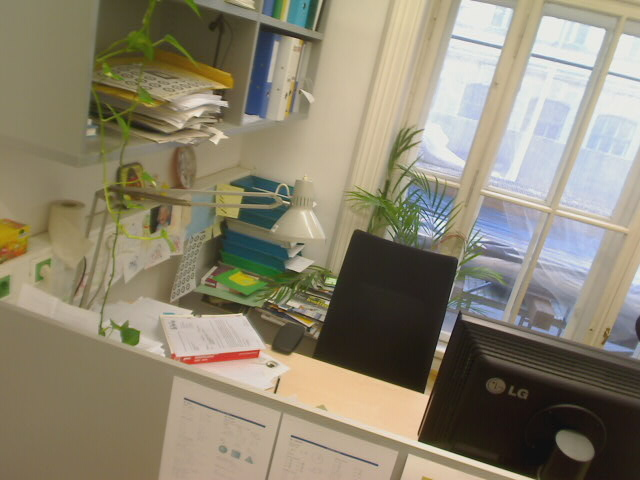
#> input picture assignment_2_code/desk/Image-00.jpg, 640 x 480 px
$ python main_harris_image.py
#> lines starting #> are read from the running program, lines starting #| are printed output that depends on the picture
### assignment_2_code/harris_corner.py
#!/usr/bin/env python3
# -*- coding: utf-8 -*-

""" Corner detection with the Harris corner detector

Author: Max Tamussino
MatrNr: 01611815
"""
import numpy as np
import cv2


def harris_corner(img, sigma1, sigma2, k, threshold):
    """ Detect corners using the Harris corner detector

    :param img: Grayscale input image
    :type img: np.ndarray with shape (height, width) with dtype = np.float32 and values in the range [0., 1.]

    :param sigma1: Sigma for the first Gaussian filtering
    :type sigma1: float

    :param sigma2: Sigma for the second Gaussian filtering
    :type sigma2: float

    :param k: Coefficient for harris formula
    :type k: float

    :param threshold: corner threshold
    :type threshold: float

    :return: (i_xx, i_yy, i_xy, g_xx, g_yy, g_xy, h_dense, h_nonmax, corners):
        i_xx: squared input image filtered with derivative of gaussian in x-direction
        i_yy: squared input image filtered with derivative of gaussian in y-direction
        i_xy: Multiplication of input image filtered with derivative of gaussian in x- and y-direction
        g_xx: i_xx filtered by larger gaussian
        g_yy: i_yy filtered by larger gaussian
        g_xy: i_xy filtered by larger gaussian
        h_dense: Result of harris calculation for every pixel. Array of same size as input image.
            Values normalized to 0-1
        h_nonmax: Binary mask of non-maxima suppression. Array of same size as input image.
            1 where values are NOT suppressed, 0 where they are.
        corners: n x 3 array containing all detected corners after thresholding and non-maxima suppression.
            Every row vector represents a corner with the elements [y, x, d]
            (d is the result of the harris calculation)
    :rtype: (np.ndarray, np.ndarray, np.ndarray, np.ndarray, np.ndarray, np.ndarray, np.ndarray, np.ndarray, np.ndarray)

    """

    ######################################################
    # Create first gaussian kernel with sigma1
    kernel_width1 = 2 * round(3 * sigma1) + 1
    kernel = cv2.getGaussianKernel(kernel_width1, sigma1)  # (kernel_width x 1)
    gauss1 = np.outer(kernel, kernel.transpose())  # (kernel_width x kernel_width)

    # Apply blurring to input image
    blurred = cv2.filter2D(img, -1, gauss1)

    # Compute derivative and squares/products needed
    i_x = np.gradient(blurred, axis=0)
    i_y = np.gradient(blurred, axis=1)
    i_xy = np.multiply(i_x, i_y)
    i_xx = np.square(i_x)
    i_yy = np.square(i_y)

    # Create second gaussian kernel with sigma2
    kernel_width2 = 2 * round(3 * sigma2) + 1
    kernel = cv2.getGaussianKernel(kernel_width2, sigma2)  # (kernel_width x 1)
    gauss2 = np.outer(kernel, kernel.transpose())  # (kernel_width x kernel_width)

    # Apply blurring to the derivatives
    g_xx = cv2.filter2D(i_xx, -1, gauss2)
    g_yy = cv2.filter2D(i_yy, -1, gauss2)
    g_xy = cv2.filter2D(i_xy, -1, gauss2)

    # Compute value R for all entries: det(M)-k*trace(M)^2
    # Note: M = ((g_xx, g_xy), (g_xy, g_yy))
    # Note: det(M) = g_xx * g_yy - g_xy * g_xy
    # Note: trace(M) = g_xx + g_yy
    h_dense = np.multiply(g_xx, g_yy) - np.square(g_xy) - k * np.square(g_xx + g_yy)
    h_dense /= np.max(h_dense)
    h_dense = np.where(h_dense >= threshold, h_dense, 0)

    # Create neighbour arrays to compare
    north = np.roll(h_dense, 1, 0)
    south = np.roll(h_dense, -1, 0)
    west = np.roll(h_dense, -1, 1)
    east = np.roll(h_dense, 1, 1)
    northwest = np.roll(h_dense, (1, -1), (0, 1))
    northeast = np.roll(h_dense, (1, 1), (0, 1))
    southwest = np.roll(h_dense, (-1, -1), (0, 1))
    southeast = np.roll(h_dense, (-1, 1), (0, 1))

    # Decision tree: where h_dense is greater than all neighbours, h_nonmax is 1
    inter_1 = np.logical_and(h_dense >= north, h_dense > south)
    inter_2 = np.logical_and(h_dense >= east, h_dense > west)
    inter_3 = np.logical_and(h_dense >= northeast, h_dense > southwest)
    inter_4 = np.logical_and(h_dense >= southeast, h_dense > northwest)
    inter_5 = np.logical_and(inter_1, inter_2)
    inter_6 = np.logical_and(inter_3, inter_4)
    inter_7 = np.logical_and(inter_5, inter_6)
    h_nonmax = np.where(inter_7, 1, 0)

    # Filter coordinates where h_nonmax != 0
    coordinates = np.argwhere(h_nonmax)

    # Initialise array with additional column
    corners = np.zeros((coordinates.shape[0], 3))

    # Assign first two columns with coordinates and third with value of R
    corners[:, [0, 1]] = coordinates
    corners[:, 2] = h_dense[coordinates[:, 0], coordinates[:, 1]]

    # Print number of found corners
    print(coordinates.shape[0])

    return i_xx, i_yy, i_xy, g_xx, g_yy, g_xy, h_dense, h_nonmax, corners
    ######################################################

### assignment_2_code/helper_functions.py
#!/usr/bin/env python3
# -*- coding: utf-8 -*-

"""
Machine Vision and Cognitive Robotics (376.054)
Exercise 2: Harris Corners
Clara Haider, Matthias Hirschmanner 2020
Automation & Control Institute, TU Wien

Tutors: machinevision@acin.tuwien.ac.at
"""
import numpy as np
import matplotlib.pyplot as plt
import cv2


def show_corners(img: np.ndarray,
                 i_xx: np.ndarray,
                 i_yy: np.ndarray,
                 i_xy: np.ndarray,
                 g_xx: np.ndarray,
                 g_yy: np.ndarray,
                 g_xy: np.ndarray,
                 h_dense: np.ndarray,
                 h_nonmax: np.ndarray,
                 corners: np.ndarray,
                 debug_corners: bool = False,
                 save_image: bool = False) -> None:
    """ Plot the corners in an image and optionally the intermediate steps

    :param img: Grayscale input image
    :param i_xx: squared input image filtered with derivative of gaussian in x-direction
    :param i_yy: squared input image filtered with derivative of gaussian in y-direction
    :param i_xy: Multiplication of input image filtered with derivative of gaussian in x- and y-direction
    :param g_xx: i_xx filtered by larger gaussian
    :param g_yy: i_yy filtered by larger gaussian
    :param g_xy: i_xy filtered by larger gaussian
    :param h_dense: Result of harris calculation for every pixel. Array of same size as input image.
            Values normalized to 0-1
    :param h_nonmax: Binary mask of non-maxima suppression. Array of same size as input image.
            1 where values are NOT suppressed, 0 where they are.
    :param corners: n x 3 matrix containing all detected corners after thresholding and non-maxima suppression.
            Every row vector represents a corner with the elements [y, x, d]
            (d is the result of the harris calculation)
    :param debug_corners: If True will also plot all intermediate images
    :param save_image: If True will save the figure
    :return: None
    """

    if not debug_corners:
        plt.imshow(img, cmap='gray')

        # plot red X at Corners
        plt.scatter(x=corners[:, 1], y=corners[:, 0], c='red', marker='x', lw=0.3)
        if save_image:
            plt.savefig('corners.png', dpi=300)
        plt.show()

    else:
        i_xx = i_xx / np.amax(i_xx)
        i_yy = i_yy / np.amax(i_yy)
        i_xy = i_xy / np.amax(i_xy)
        g_xx = g_xx / np.amax(g_xx)
        g_yy = g_yy / np.amax(g_yy)
        g_xy = g_xy / np.amax(g_xy)
        h_nonmax = h_nonmax / np.amax(h_nonmax)
        h_dense = h_dense / np.amax(h_dense)

        fig, ax = plt.subplots(3, 3, figsize=(20, 10))
        plt.subplot(3, 3, 1)
        plt.title("I")
        plt.imshow(img, cmap='gray')
        plt.scatter(x=corners[:, 1], y=corners[:, 0], c='red', marker='x', s=10, lw=0.3)

        plt.subplot(3, 3, 2)
        plt.title("Ixx")
        plt.imshow(i_xx, cmap='gray')

        plt.subplot(3, 3, 3)
        plt.title("Iyy")
        plt.imshow(i_yy, cmap='gray')

        plt.subplot(3, 3, 4)
        plt.title("Ixy")
        plt.imshow(i_xy, cmap='gray', vmin=0, vmax=1)

        plt.subplot(3, 3, 5)
        plt.title("Gxx")
        plt.imshow(g_xx, cmap='gray')

        plt.subplot(3, 3, 6)
        plt.title("Gyy")
        plt.imshow(g_yy, cmap='gray')

        plt.subplot(3, 3, 7)
        plt.title("Gxy")
        plt.imshow(g_xy, cmap='gray', vmin=0, vmax=1)

        plt.subplot(3, 3, 8)
        plt.title("Hdense")
        plt.imshow(h_dense, cmap='gray')

        plt.subplot(3, 3, 9)
        plt.title("Hnonmax")
        plt.imshow(h_nonmax, cmap='gray')
        if save_image:
            plt.savefig('debug_image.png', dpi=300)
        plt.show()


# [108 lines left out: functions show_matches, circle_mask, rotate_bound, not called in this run]

### assignment_2_code/main_harris_image.py
#!/usr/bin/env python3
# -*- coding: utf-8 -*-

"""
Machine Vision and Cognitive Robotics (376.054)
Exercise 2a: Harris Corners
Clara Haider, Matthias Hirschmanner 2020
Automation & Control Institute, TU Wien

Tutors: machinevision@acin.tuwien.ac.at
"""
from pathlib import Path

import cv2
import numpy as np

from harris_corner import harris_corner
from helper_functions import show_corners

if __name__ == '__main__':
    np.set_printoptions(precision=2, suppress=True)  # for debugging
    debug_corners = False  # <<< change to reduce output when you're done
    save_image = True
    img_file = 'desk/Image-00.jpg'

    # Parameters
    sigma1 = 0.8      # 0.8  standard
    sigma2 = 1.5      # 1.5  standard
    k = 0.04          # 0.04 standard
    threshold = 0.01  # 0.01 standard

    # Read image
    current_path = Path(__file__).parent
    img_gray = cv2.imread(str(current_path.joinpath(img_file)), cv2.IMREAD_GRAYSCALE)
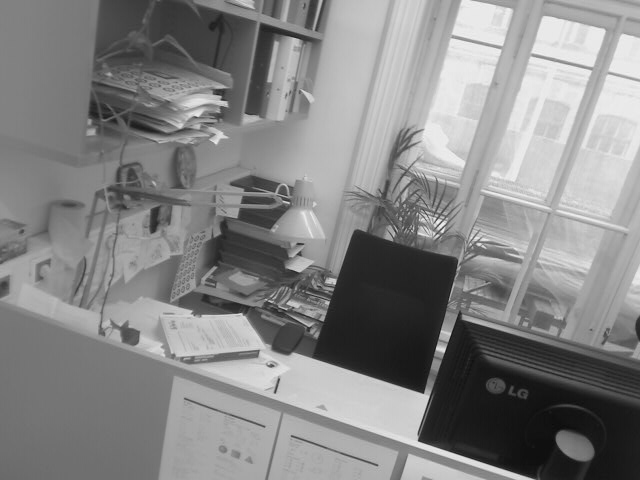
#> img_gray: shape (480, 640); min 9, max 248, mean 133.4
    if img_gray is None:
        raise FileNotFoundError("Couldn't load image in " + str(current_path))

    # Convert image from uint8 with range [0,255] to float32 with range [0,1]
    img_gray = img_gray.astype(np.float32) / 255.

    # Harris corner detector
    i_xx, i_yy, i_xy, g_xx, g_yy, g_xy, h_dense, h_nonmax, corners \
        = harris_corner(img_gray,
                        sigma1=sigma1,
                        sigma2=sigma2,
                        k=k,
                        threshold=threshold)
#> in harris_corner, `i_x = np.gradient(blurred, axis=0)`:
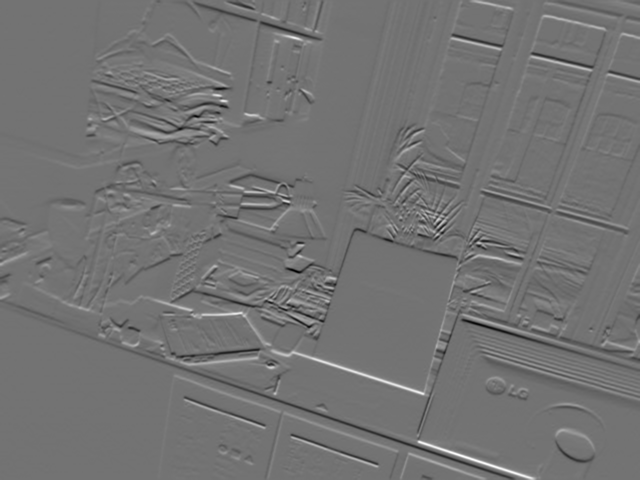
#> i_x: shape (480, 640) float32; min -0.21, max 0.255, mean -8.42e-05; drawn with min black and max white
#> in harris_corner, `i_xy = np.multiply(i_x, i_y)`:
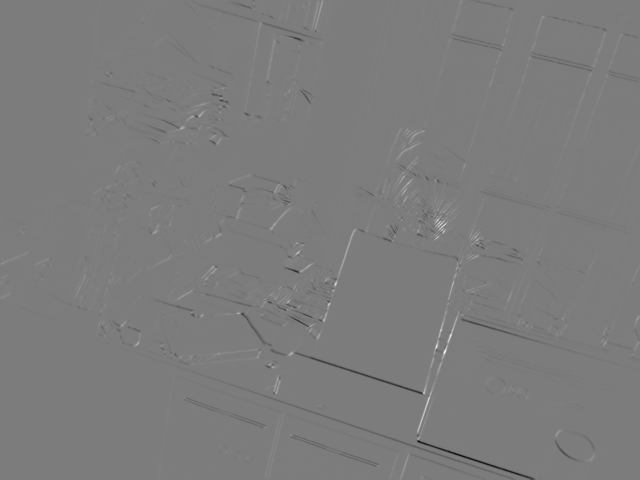
#> i_xy: shape (480, 640) float32; min -0.0294, max 0.0306, mean -4.45e-05; drawn with min black and max white
#> in harris_corner, `h_dense = np.multiply(g_xx, g_yy) - np.square(g_xy) - k * np.square(g_..`:
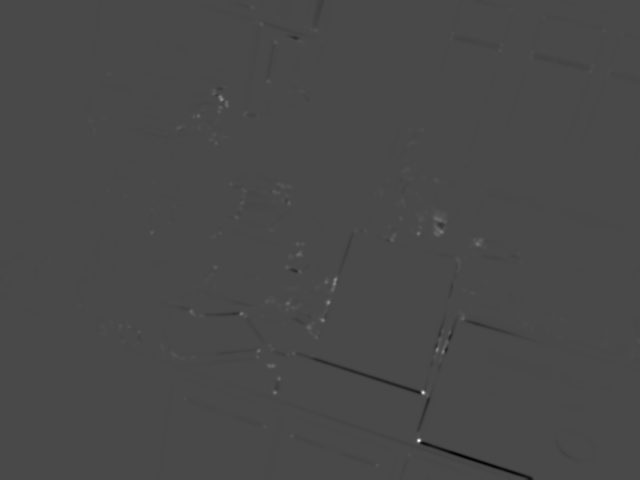
#> h_dense: shape (480, 640) float32; min -4.3e-05, max 0.000107, mean -3.85e-08; drawn with min black and max white
#> in harris_corner, `inter_1 = np.logical_and(h_dense >= north, h_dense > south)`:
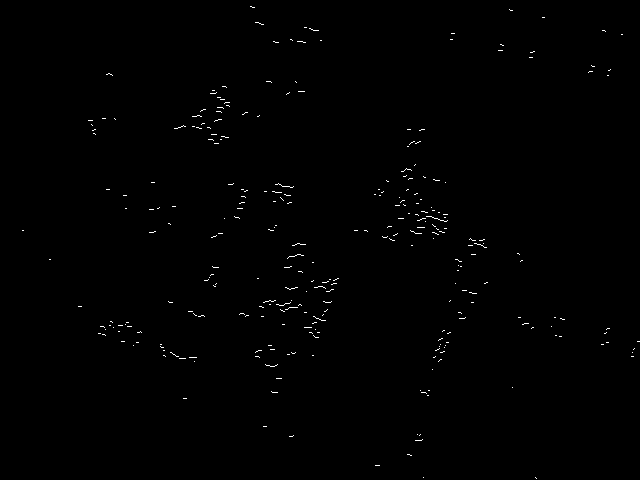
#> inter_1: shape (480, 640) bool; 0.43% white in thin lines or dots
#> in harris_corner, `inter_6 = np.logical_and(inter_3, inter_4)`:
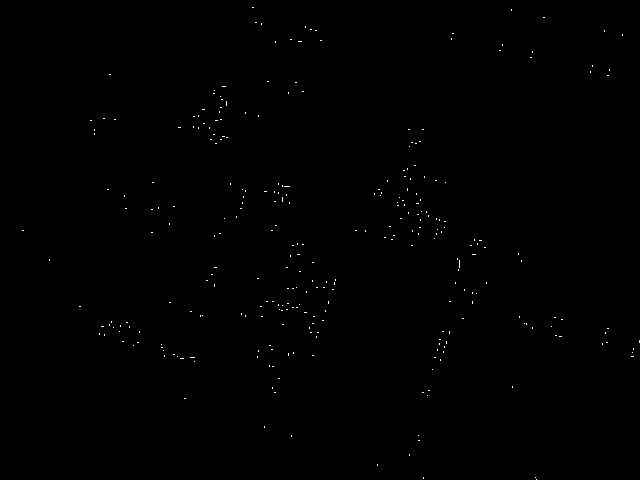
#> inter_6: shape (480, 640) bool; 0.2% white in thin lines or dots
#> in harris_corner, `coordinates = np.argwhere(h_nonmax)`: coordinates = 281 pairs, first value 7 to 477, second value 23 to 639
#| 281
#> corners = 281 rows, first 8: [7, 252, 0.047], [10, 511, 0.0192], [17, 543, 0.0182], [22, 256, 0.0111], [24, 261, 0.0763], [27, 305, 0.0143], [29, 311, 0.0259], [30, 316, 0.0589]

    # Show detected corners
    show_corners(img_gray,
                 i_xx,
                 i_yy,
                 i_xy,
                 g_xx,
                 g_yy,
                 g_xy,
                 h_dense,
                 h_nonmax,
                 corners,
                 debug_corners=debug_corners,
                 save_image=save_image)
#> in show_corners, `plt.savefig('corners.png', dpi=300)`:
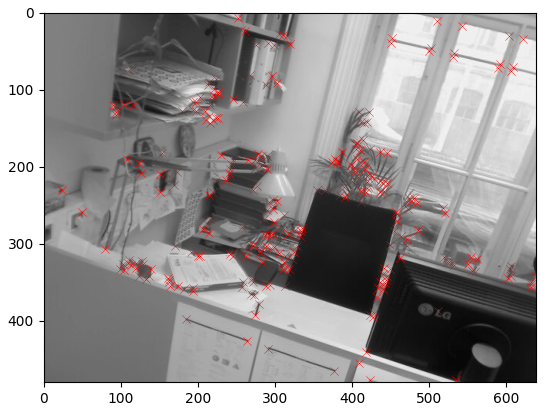
#> figure drawn by matplotlib, 1 panel

$ run again, with assignment_2_code/desk/Image-01.jpg copied over assignment_2_code/desk/Image-00.jpg
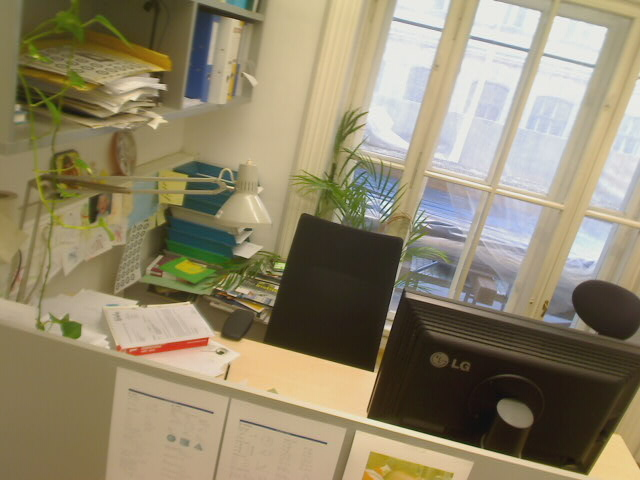
#> input picture assignment_2_code/desk/Image-01.jpg, 640 x 480 px
#> in harris_corner, `inter_1 = np.logical_and(h_dense >= north, h_dense > south)`:
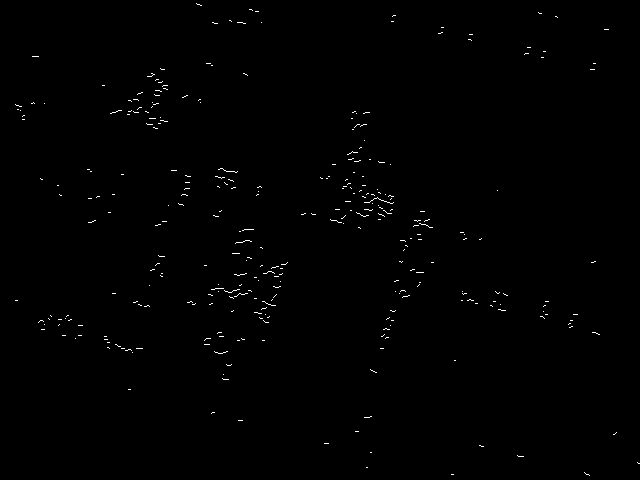
#> inter_1: shape (480, 640) bool; 0.47% white in thin lines or dots
#> inter_2: shape (480, 640) bool; 0.46% white in thin lines or dots
#> inter_3: shape (480, 640) bool; 0.64% white in thin lines or dots
#> inter_4: shape (480, 640) bool; 0.62% white in thin lines or dots
#> inter_5: shape (480, 640) bool; 0.11% white in thin lines or dots
#> inter_6: shape (480, 640) bool; 0.21% white in thin lines or dots
#> inter_7: shape (480, 640) bool; 0.1% white in thin lines or dots
#> h_nonmax: shape (480, 640) int64; values 0 (black) and 1 (white), 0.1% white in thin lines or dots
#> coordinates = 304 pairs, first value 4 to 474, second value 16 to 639
#| 304
#> `i_xx, i_yy, i_xy, g_xx, g_yy, g_xy, h_dense, h_nonmax, corners \ = har..`: corners = 304 rows, first 8: [4, 199, 0.0574], [9, 250, 0.0212], [11, 256, 0.0253], [13, 539, 0.0297], [15, 394, 0.0307], [16, 556, 0.0225], [20, 230, 0.0118], [21, 392, 0.029]
#> in show_corners, `plt.savefig('corners.png', dpi=300)`:
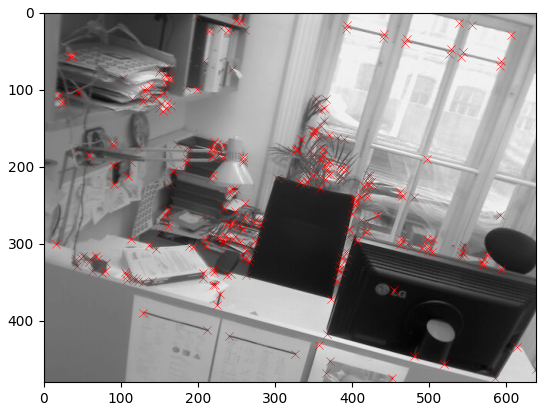
#> figure drawn by matplotlib, 1 panel

$ run again, with assignment_2_code/desk/Image-02.jpg copied over assignment_2_code/desk/Image-00.jpg
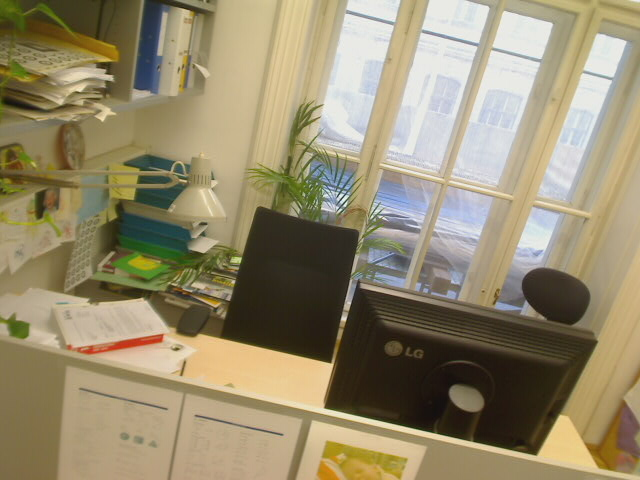
#> input picture assignment_2_code/desk/Image-02.jpg, 640 x 480 px
#> in harris_corner, `inter_1 = np.logical_and(h_dense >= north, h_dense > south)`:
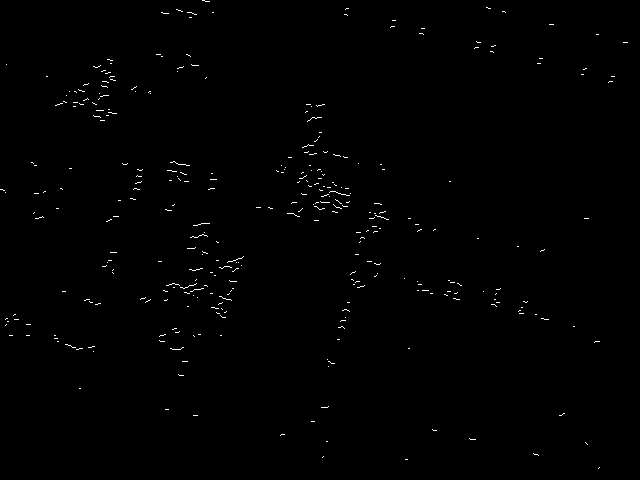
#> inter_1: shape (480, 640) bool; 0.51% white in thin lines or dots
#> inter_2: shape (480, 640) bool; 0.49% white in thin lines or dots
#> inter_3: shape (480, 640) bool; 0.7% white in thin lines or dots
#> inter_4: shape (480, 640) bool; 0.68% white in thin lines or dots
#> inter_5: shape (480, 640) bool; 0.12% white in thin lines or dots
#> inter_6: shape (480, 640) bool; 0.23% white in thin lines or dots
#> inter_7: shape (480, 640) bool; 0.1% white in thin lines or dots
#> h_nonmax: shape (480, 640) int64; values 0 (black) and 1 (white), 0.1% white in thin lines or dots
#> coordinates = 315 pairs, first value 0 to 467, second value 3 to 625
#| 315
#> `i_xx, i_yy, i_xy, g_xx, g_yy, g_xy, h_dense, h_nonmax, corners \ = har..`: corners = 315 rows, first 8: [0, 203, 0.014], [1, 207, 0.0603], [7, 487, 0.0507], [8, 347, 0.0449], [9, 177, 0.0122], [11, 182, 0.0152], [11, 504, 0.0414], [12, 189, 0.0498]
#> in show_corners, `plt.savefig('corners.png', dpi=300)`:
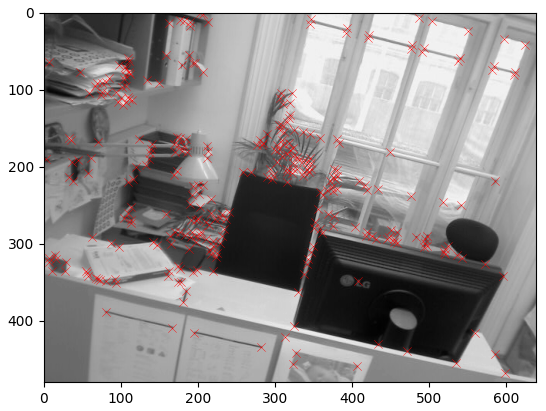
#> figure drawn by matplotlib, 1 panel

$ run again, with assignment_2_code/desk/Image-03.jpg copied over assignment_2_code/desk/Image-00.jpg
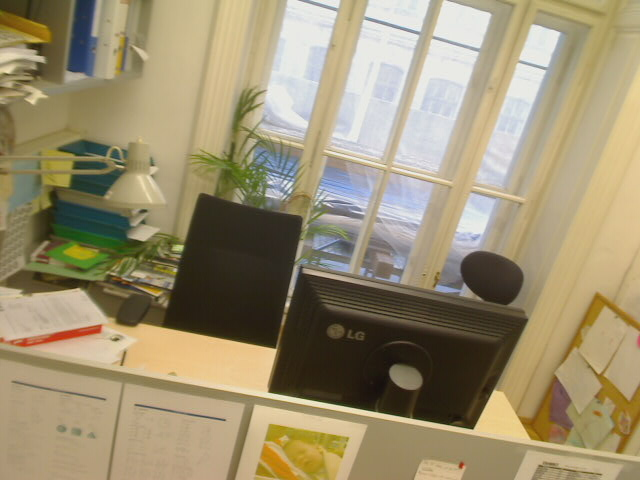
#> input picture assignment_2_code/desk/Image-03.jpg, 640 x 480 px
#> inter_1: shape (480, 640) bool; 0.34% white in thin lines or dots
#> inter_2: shape (480, 640) bool; 0.34% white in thin lines or dots
#> inter_3: shape (480, 640) bool; 0.46% white in thin lines or dots
#> inter_4: shape (480, 640) bool; 0.46% white in thin lines or dots
#> inter_5: shape (480, 640) bool; 0.08% white in thin lines or dots
#> inter_6: shape (480, 640) bool; 0.16% white in thin lines or dots
#> inter_7: shape (480, 640) bool; 0.07% white in thin lines or dots
#> h_nonmax: shape (480, 640) int64; values 0 (black) and 1 (white), 0.07% white in thin lines or dots
#> coordinates = 227 pairs, first value 0 to 474, second value 2 to 629
#| 227
#> `i_xx, i_yy, i_xy, g_xx, g_yy, g_xy, h_dense, h_nonmax, corners \ = har..`: corners = 227 rows, first 8: [0, 445, 0.0138], [6, 337, 0.0374], [12, 336, 0.0343], [14, 490, 0.0436], [15, 365, 0.0419], [20, 364, 0.0514], [25, 532, 0.0276], [30, 419, 0.0577]
#> in show_corners, `plt.savefig('corners.png', dpi=300)`:
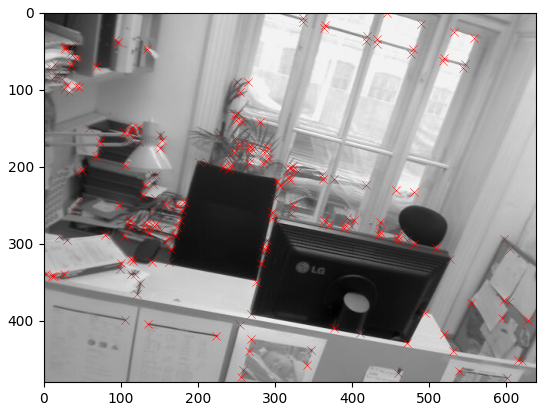
#> figure drawn by matplotlib, 1 panel
